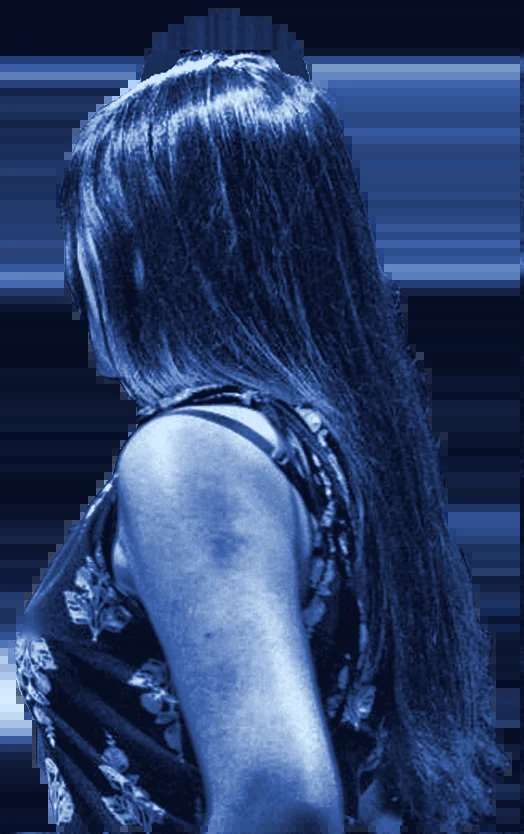
#> input picture mockups/cutouts/stage-src/nandini-half-fade.webp, 524 x 834 px; the run also reads 1 picture not shown here
$ python step4_cutout.py ../../cutouts/stage-src/nandini-half-fade.webp ../../cutouts/stage-src/nandini-half.webp ../../cutouts/stage-src/nandini-half.webp
#> lines starting #> are read from the running program, lines starting #| are printed output that depends on the picture; after the words box and inside, x2 and y2 are one past the last pixel; in counts of white or black regions, pixels touching at a corner belong together
"""Paper-cutout textures of her for the 3D stage (the green "kill this love" look).

  nandini-back.webp   her photo (seen from behind), black & white, crown
                     rounded off and black trousers drawn down to the floor
  nandini-front.webp the same outline, mirrored, as a flat ink silhouette with
                     a cream rim (what the audience sees: her, backlit)
  nandini-shadow.webp the outline blurred, for the soft drop shadow

usage: step4_cutout.py clean.png subject.png out_dir
"""
import os
import sys
import cv2
import numpy as np
from PIL import Image

src, mask_src, out_dir = sys.argv[1], sys.argv[2], sys.argv[3]
os.makedirs(out_dir, exist_ok=True)

img = cv2.imread(src)
#> img is the input picture: shape (834, 524, 3); mean B, G, R 106.8, 64.2, 44
m = cv2.imread(mask_src, cv2.IMREAD_GRAYSCALE)
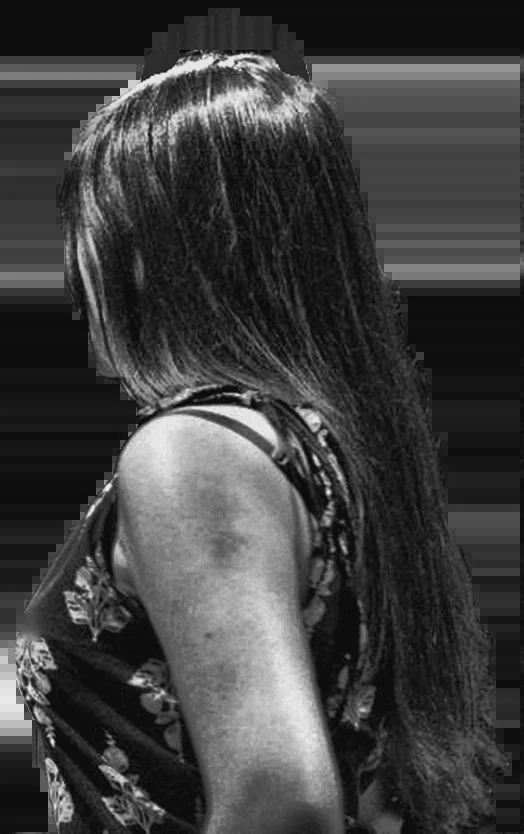
#> m: shape (834, 524); min 5, max 238, mean 63

# crop to her, with room on top for the crown and below for the legs
x0, x1 = 340, 690
crop = img[:, x0:x1]
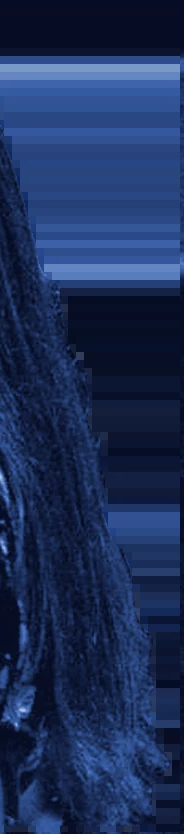
#> crop: shape (834, 184, 3); mean B, G, R 89.1, 46.8, 28.1
mc = m[:, x0:x1].astype(np.float32) / 255.0
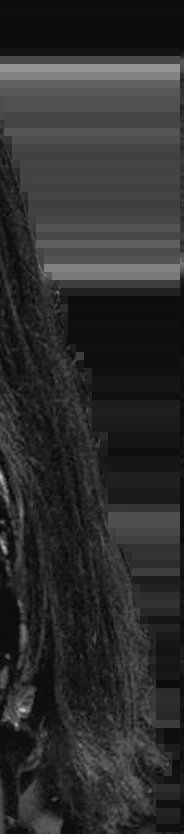
#> mc: shape (834, 184) float32; min 0.0314, max 0.753, mean 0.18
h, w = mc.shape
#> h = 834; w = 184
TOP, LEGS = 30, 400
H = TOP + h + LEGS
#> H = 1264
S = 1.6  # upscale

gray = cv2.cvtColor(crop, cv2.COLOR_BGR2GRAY)
clahe = cv2.createCLAHE(clipLimit=2.2, tileGridSize=(6, 6))
g = clahe.apply(gray).astype(np.float32) / 255.0
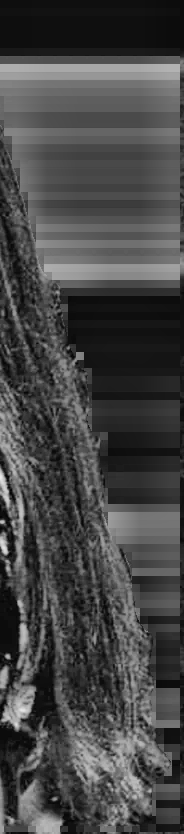
#> g: shape (834, 184) float32; min 0.0118, max 0.918, mean 0.276
sel = mc > 0.5
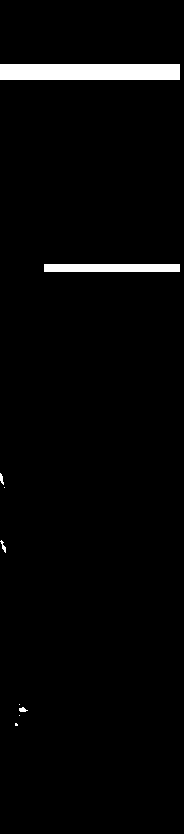
#> sel: shape (834, 184) bool; 2.7% white; 9 white regions (4 under 20 px), largest, box (x1, y1, x2, y2) and area: (0, 64, 180, 80) 2880, (44, 264, 180, 272) 1088, (0, 540, 6, 553) 31, (19, 707, 28, 712) 30, (0, 473, 4, 485) 28
lo, hi = np.percentile(g[sel], [3, 99.6])
#> lo = 0.573; hi = 0.877
g = np.clip((g - lo) / (hi - lo), 0, 1)
g = np.power(g, 1.15)  # keep it moody: mostly ink, light on skin

canvas = np.zeros((H, w), np.float32)
alpha = np.zeros((H, w), np.float32)
canvas[TOP:TOP + h] = g
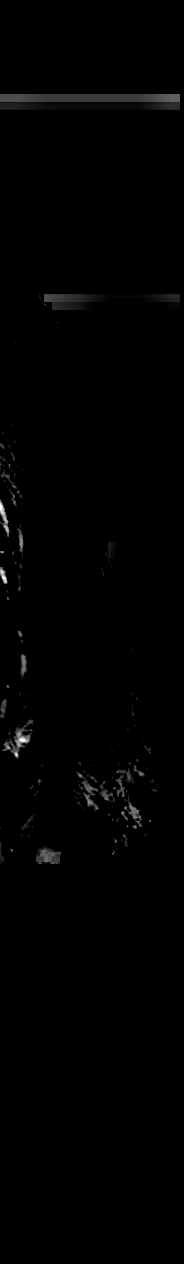
#> canvas: shape (1264, 184) float32; min 0, max 1, mean 0.00656
alpha[TOP:TOP + h] = mc
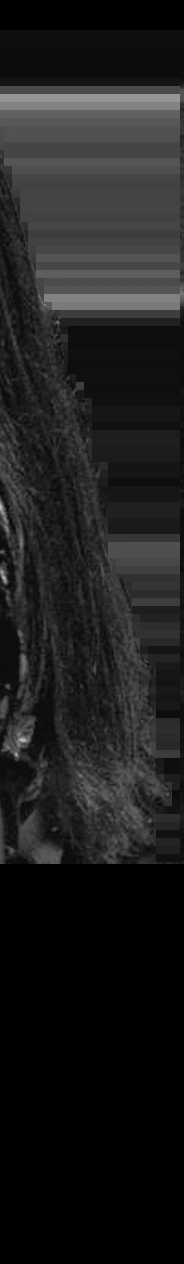
#> alpha: shape (1264, 184) float32; min 0, max 0.753, mean 0.119

# crown: the photo cuts her head off at the top edge; round it off in hair
r0 = np.where(mc[20] > 0.5)[0]
#> r0 = empty array
#> (the run stopped early here; a loop or call above may not have finished)
